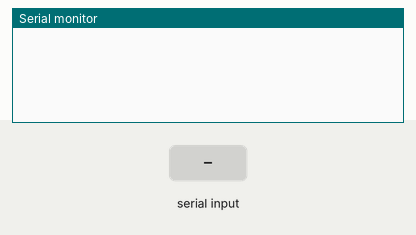
Simulated run of this sketch. Board: Arduino Uno, built with avr-gcc and run on an emulated ATmega328P. Parts: the last lines printed to the serial monitor. Inputs (shaded band) come from the test bench.

Above: at 1.2 s.
1.3 s: "90,45\n" received over Serial
At 2.3 s:
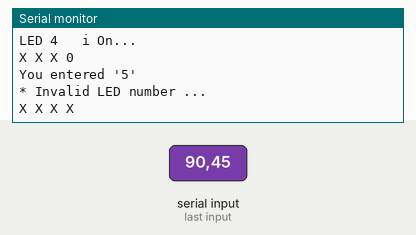
2.8 s: "30,150\n" received over Serial
At 4.0 s:
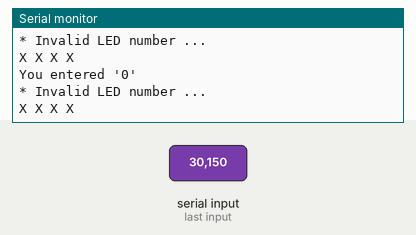
4.4 s: "200\n" received over Serial
Timing chart, 0 to 7.4 s (numbered marks = the images above; inputs shaded):
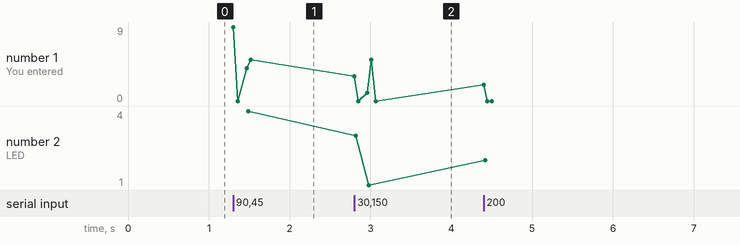

The sketch:

app.ino
```cpp
int pins[] = {3, 5, 7, 13};
int state = 0;

void setup(){
    Serial.begin(9600);
    for(int i = 0; i < 4; i++){
        pinMode(pins[i], LOW);
    }
}

void loop(){
    if(Serial.available()){
        char data = Serial.read();
        if(data == '\r' || data == '\n'){
            return;
        }
        Serial.println(String("You entered \'") + data + '\'');

        if(data >= '1' && data <= '4'){
        state = data - '0' - 1; // LED 인덱스 변환, 대상이 되는 인덱스 결정
        // data는 문자 코드 실제 숫자로 90이라고 가정해보자, 난 필요한 게 실제 숫자 1이 필요하다
        // int()와 같은 과정
        // '1'(90) - '0'(89) = 1
        // 0으로 만들기 위해 1을 뺀 것
        // 입력한 문자열 데이터를 실제 led의 숫자로 바꾸기 위한 연산
        Serial.print("LED ");
        Serial.print(state + 1);
        Serial.println("   i On... ");
        }else
        {
            Serial.println("* Invalid LED number ... ");
            state = -1;
        }
        for(int i = 0; i < 4; i++){
            if(i == state){
                Serial.print("0 ");
                digitalWrite(pins[i], HIGH);
            }else
            {
                Serial.print("X ");
                digitalWrite(pins[i], LOW);
            }

        }
        Serial.println();
        }


}
```

Measured:
- after the input at 1.3 s, the serial monitor: prints a new line at once (image 1)
- after the input at 2.8 s, the serial monitor: prints a new line at once (image 2)
- plotted number 2: 4 → 1 after the input at 2.8 s, 1 → 2 after the input at 4.4 s
